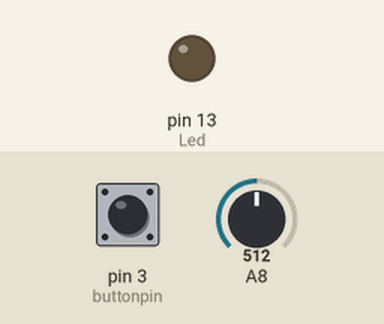
Simulated run of this sketch. Board: Arduino Mega 2560, built with avr-gcc and run on an emulated ATmega2560. Shown: output pins drawn as LEDs (lit = HIGH). The inputs (shaded band) are chosen by the test bench; at power-on: pin 3 (buttonpin) LOW, A8 = 512. What the sketch prints to the serial monitor is not drawn.

Above: at 1.2 s.
1.3 s: pin 3 (buttonpin) pulled HIGH for 0.15 s
At 1.37 s:
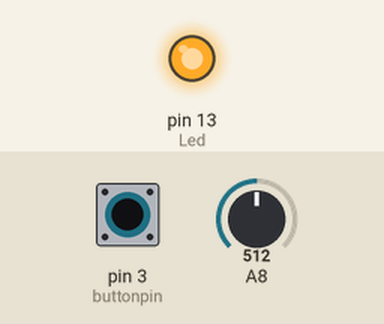
2.9 s: pin 3 (buttonpin) pulled HIGH for 3.2 s
At 6.9 s:
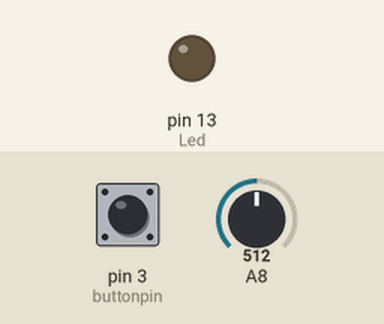
Timing chart, 0 to 8.4 s (numbered marks = the images above; inputs shaded):
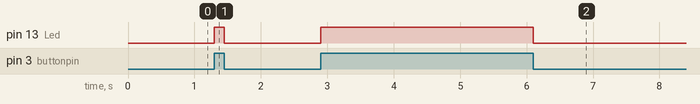

The sketch:

LinearHall.ino
```cpp
int Led=13;//Define LED interface
int buttonpin=3; //Definition of linear Holzer magnetic sensor interface
int val;//Define numeric variable val
void setup()
{
pinMode(Led,OUTPUT);//Define LED as output interface
pinMode(buttonpin,INPUT);//Definition of linear Holzer force sensor for output interface
Serial.begin (9600);
}
void loop(){
  val=digitalRead(buttonpin);//Read the value of the value of the digital interface 3 to val
  if(val==HIGH)//When the linear Holzer magnetic sensor detects the signal, the LED flashes
  {
    digitalWrite(Led,HIGH);
  }
  else
  {
    digitalWrite(Led,LOW);
  }

  Serial.println(analogRead(A8));
}
```

Measured:
- after the input at 1.3 s, pin 13 (Led): LOW → HIGH at once, → LOW 0.15 s later
- after the input at 2.9 s, pin 13 (Led): LOW → HIGH at once, → LOW 3.2 s later
